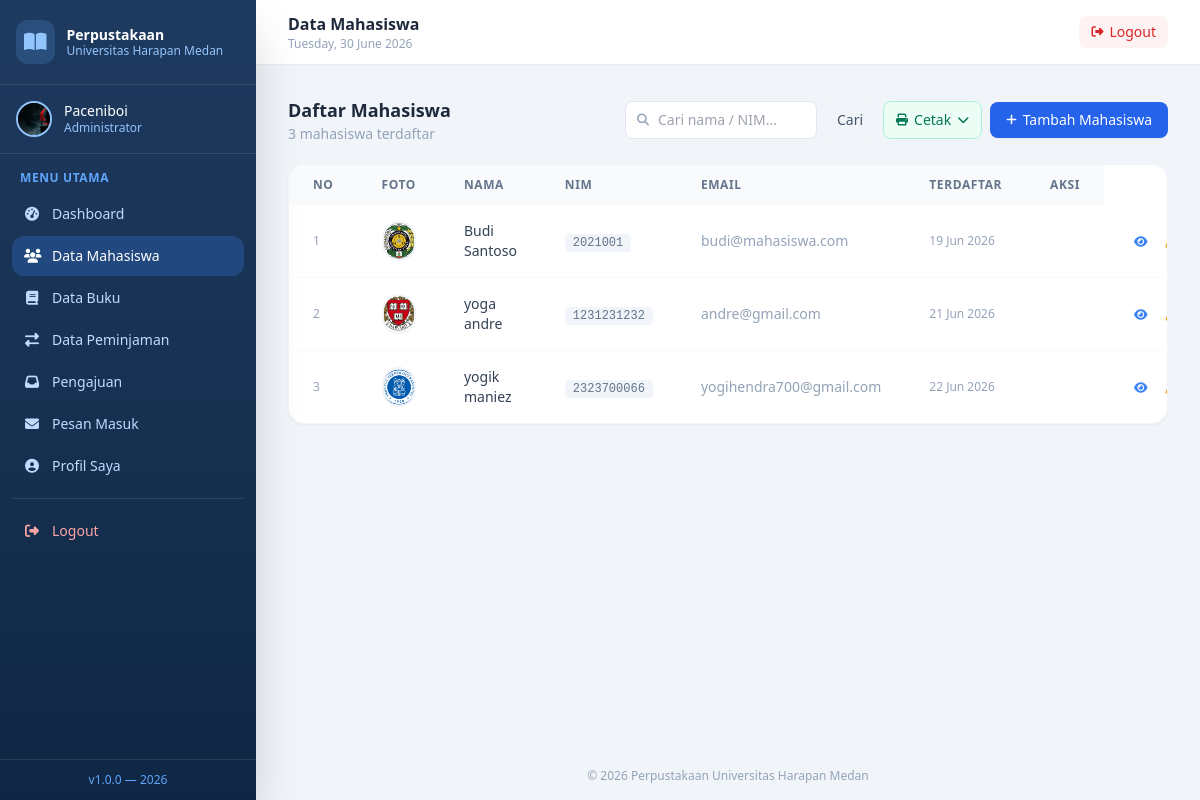
Page /perpustakaan/admin/mahasiswa.php (signed in) on the committed database.
### tables this page shows
CREATE TABLE `users` (
  `id` int(11) NOT NULL,
  `nama` varchar(100) NOT NULL,
  `email` varchar(100) NOT NULL,
  `password` varchar(255) NOT NULL,
  `nim` varchar(20) DEFAULT NULL,
  `foto` varchar(255) DEFAULT NULL,
  `role` enum('admin','mahasiswa') NOT NULL DEFAULT 'mahasiswa',
  `created_at` timestamp NOT NULL DEFAULT current_timestamp()
);

### perpustakaan/admin/mahasiswa.php (the view, shortened to what this page needs)
<?php
require_once __DIR__ . '/../config/db.php';
$cari = trim($_GET['cari'] ?? '');
if ($cari) {
    $stmt = $pdo->prepare("SELECT * FROM users WHERE role='mahasiswa'
                           AND (nama LIKE ? OR nim LIKE ? OR email LIKE ?)
                           ORDER BY nama");
    $stmt->execute(["%$cari%", "%$cari%", "%$cari%"]);
} else {
    $stmt = $pdo->query("SELECT * FROM users WHERE role='mahasiswa' ORDER BY nama");
}
$mahasiswas = $stmt->fetchAll();
?>
<!DOCTYPE html>
<html lang="id">
<head>
    <script src="https://cdn.tailwindcss.com"></script>
    <link rel="stylesheet" href="https://cdnjs.cloudflare.com/ajax/libs/font-awesome/6.5.0/css/all.min.css">
</head>
<body class="bg-slate-100 font-sans">
<?php require_once __DIR__ . '/includes/sidebar.php'; ?>
<div class="lg:ml-64 min-h-screen flex flex-col">
    <header class="bg-white shadow-sm sticky top-0 z-10">
        <div class="flex items-center justify-between px-4 lg:px-8 py-3">
            <div class="flex items-center gap-3">
                <div>
                    <h2 class="text-slate-800 font-semibold">Data Mahasiswa</h2>
                    <p class="text-slate-400 text-xs"><?= date('l, d F Y') ?></p>
                </div>
            </div>
            <a href="../auth/logout.php"
               class="flex items-center gap-1.5 bg-red-50 hover:bg-red-100 text-red-600 text-sm px-3 py-1.5 rounded-lg transition">
                <i class="fa-solid fa-right-from-bracket text-xs"></i>
                <span class="hidden sm:inline">Logout</span>
            </a>
        </div>
    </header>
    <main class="flex-1 p-4 lg:p-8">
        <div class="flex flex-col sm:flex-row sm:items-center justify-between gap-3 mb-5">
            <div>
                <h3 class="text-slate-800 font-bold text-lg">Daftar Mahasiswa</h3>
                <p class="text-slate-400 text-sm"><?= count($mahasiswas) ?> mahasiswa terdaftar</p>
            </div>
            <div class="flex flex-wrap items-center gap-2">
                <form method="GET" class="flex items-center gap-2">
                    <div class="relative">
                        <i class="fa-solid fa-search absolute left-3 top-1/2 -translate-y-1/2 text-slate-400 text-xs"></i>
                        <input type="text" name="cari" value="<?= htmlspecialchars($cari) ?>"
                               placeholder="Cari nama / NIM..."
                               class="pl-8 pr-3 py-2 text-sm border border-slate-200 rounded-lg focus:outline-none focus:ring-2 focus:ring-blue-500 w-48">
                    </div>
                    <button type="submit" class="bg-slate-100 hover:bg-slate-200 text-slate-600 text-sm px-3 py-2 rounded-lg transition">
                        Cari
                    </button>
                </form>
                <div class="relative" id="menuCetak">
                    <button onclick="toggleMenu('menuCetak')"
                            class="flex items-center gap-1.5 bg-emerald-50 hover:bg-emerald-100 text-emerald-700 text-sm px-3 py-2 rounded-lg transition border border-emerald-200">
                        <i class="fa-solid fa-print text-xs"></i>
                        Cetak
                        <i class="fa-solid fa-chevron-down text-xs"></i>
                    </button>
                </div>
                <button onclick="bukaModal('modalTambah')"
                        class="flex items-center gap-1.5 bg-blue-600 hover:bg-blue-700 text-white text-sm px-4 py-2 rounded-lg transition shadow-sm">
                    <i class="fa-solid fa-plus text-xs"></i>
                    Tambah Mahasiswa
                </button>
            </div>
        </div>
        <div class="fade-up bg-white rounded-2xl shadow-sm border border-slate-100 overflow-hidden">
            <?php if (empty($mahasiswas)): ?>
            <div class="flex flex-col items-center justify-center py-16">
                <div class="w-16 h-16 bg-slate-100 rounded-full flex items-center justify-center mb-4">
                    <i class="fa-solid fa-users text-slate-400 text-2xl"></i>
                </div>
                <p class="text-slate-500 font-medium">Belum ada data mahasiswa</p>
                <p class="text-slate-400 text-sm mt-1">Klik "Tambah Mahasiswa" untuk memulai</p>
            </div>
            <?php else: ?>
            <div class="overflow-x-auto">
                <table class="w-full text-sm">
                    <thead class="bg-slate-50 text-slate-500 text-xs uppercase tracking-wider">
                        <tr>
                            <th class="text-left px-6 py-3">No</th>
                            <th class="text-left px-6 py-3">Foto</th>
                            <th class="text-left px-6 py-3">Nama</th>
                            <th class="text-left px-6 py-3 hidden md:table-cell">NIM</th>
                            <th class="text-left px-6 py-3 hidden lg:table-cell">Email</th>
                            <th class="text-left px-6 py-3 hidden lg:table-cell">Terdaftar</th>
                            <th class="text-left px-6 py-3">Aksi</th>
                        </tr>
                    </thead>
                    <tbody class="divide-y divide-slate-50">
                        <?php foreach ($mahasiswas as $i => $mhs): ?>
                        <tr class="hover:bg-slate-50 transition-colors">
                            <td class="px-6 py-4 text-slate-400 text-xs"><?= $i+1 ?></td>
                            <td class="px-6 py-4">
                                <?php
                                $foto_src = 'uploads/foto_profil/' . ($mhs['foto'] ?? '');
                                $ada_foto = $mhs['foto'] && file_exists(__DIR__ . '/uploads/foto_profil/' . $mhs['foto']);
                                ?>
                                <?php if ($ada_foto): ?>
                                    <img src="<?= $foto_src ?>"
                                         class="w-10 h-10 rounded-full object-cover border-2 border-slate-100 cursor-pointer"
                                         onclick="lihatFoto('<?= $foto_src ?>', '<?= htmlspecialchars($mhs['nama']) ?>')">
                                <?php endif; ?>
                            </td>
                            <td class="px-6 py-4 font-medium text-slate-700">
                                <?= htmlspecialchars($mhs['nama']) ?>
                            </td>
                            <td class="px-6 py-4 text-slate-500 hidden md:table-cell">
                                <span class="bg-slate-100 px-2 py-0.5 rounded text-xs font-mono">
                                    <?= htmlspecialchars($mhs['nim'] ?? '-') ?>
                                </span>
                            </td>
                            <td class="px-6 py-4 text-slate-400 hidden lg:table-cell">
                                <?= htmlspecialchars($mhs['email']) ?>
                            </td>
                            <td class="px-6 py-4 text-slate-400 text-xs hidden lg:table-cell">
                                <?= date('d M Y', strtotime($mhs['created_at'])) ?>
                            </td>
                            <td class="px-6 py-4">
                                <td class="px-6 py-4">
    <div class="flex items-center gap-1.5">
        <button onclick="lihatDetail(<?= htmlspecialchars(json_encode($mhs)) ?>)"
                class="p-1.5 text-blue-500 hover:bg-blue-50 rounded-lg transition"
                title="Lihat Detail">
            <i class="fa-solid fa-eye text-xs"></i>
        </button>
        <button onclick="bukaEdit(<?= htmlspecialchars(json_encode($mhs)) ?>)"
                class="p-1.5 text-amber-500 hover:bg-amber-50 rounded-lg transition"
                title="Edit">
        </button>
    </div>
</td>
                        </tr>
                        <?php endforeach; ?>
                    </tbody>
                </table>
            </div>
            <?php endif; ?>
        </div>
    </main>
    <footer class="text-center py-4 text-slate-400 text-xs">
        &copy; <?= date('Y') ?> Perpustakaan Universitas Harapan Medan
    </footer>
</div>
</body>
</html>

### perpustakaan/admin/mahasiswa.php (style rules this page uses)
.fade-up { animation:fadeInUp .4s ease forwards }

### rows in the picture
users: foto (picture), nama "Budi Santoso", nim "2021001", email "budi@mahasiswa.com", created_at "19 Jun 2026"
users: foto (picture), nama "yoga andre", nim "1231231232", email "andre@gmail.com", created_at "21 Jun 2026"
users: foto (picture), nama "yogik maniez", nim "2323700066", email "yogihendra700@gmail.com", created_at "22 Jun 2026"

### other values in the picture
$_SESSION['nama'] "Paceniboi"
$menu['label'] "Dashboard"
$menu['label'] "Data Mahasiswa"
$menu['label'] "Data Buku"
$menu['label'] "Data Peminjaman"
$menu['label'] "Pengajuan"
$menu['label'] "Pesan Masuk"
$menu['label'] "Profil Saya"
count($mahasiswas) "3"
